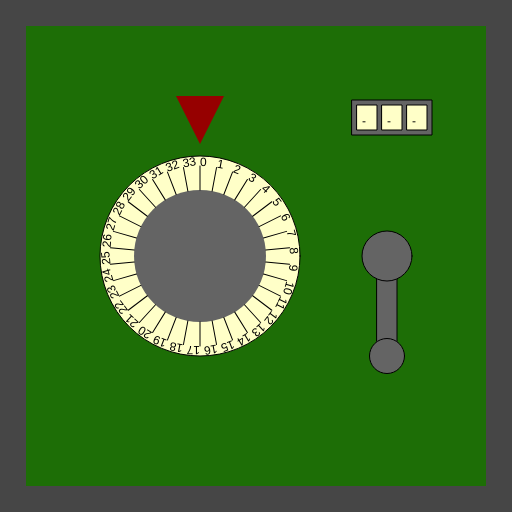
Frame 1 (no input)
Frame 60 (no input): identical to frame 1, image omitted
Frame 120 (the mouse pressed at the canvas centre since frame 60): identical to frame 1, image omitted

The p5.js sketch that drew this single still picture (run headless with seeded random() and noise() and a simulated clock; from frame 60 on, the mouse is pressed at the canvas centre):

// p5.js sketch
// ── sketch.js
/*

Officer: 4747203
CaseNum: 303-1-34280020-4747203

Case 303 - The Case of the Crooked Attorney
Stage 2 - Torvalds' House

This safe is in Torvalds’ home study. Be careful. If you get caught, I don’t know you !

Crack this safe by doing the following:

	When the mouse button is released:
	- Decrement Cryptic_Store_KeyA by 2

	When any key is pressed:
	- Decrement Cryptic_Store_KeyB by 3

	When any key is released:
	- Make Cryptic_Store_KeyC equal to the string "YSE"

	When any key is pressed:
	- Make Cryptic_Store_KeyC equal to the string "GJN"



This time you'll need to create the relevant event handlers yourself.

There are many possible ways of investigating this case, but you
should use ONLY the following commands:

	- The assignment operator aka. the equals sign !
	- Incrementing +=
	- Decrementing -=

*/

//declare the variables

var Cryptic_Store_KeyA;
var Cryptic_Store_KeyB;
var Cryptic_Store_KeyC;


function preload()
{
	//IMAGES WILL BE LOADED HERE

}

function setup()
{
	createCanvas(512,512);

	//initialise the variables
	Cryptic_Store_KeyA = 0;
	Cryptic_Store_KeyB = 0;
	Cryptic_Store_KeyC = "";

}

///////////////////EVENT HANDLERS///////////////////

//Create event handlers here to open the safe ...
function mouseReleased(){
	Cryptic_Store_KeyA -= 2;
}
function keyPressed(){
	Cryptic_Store_KeyB -= 3;
	Cryptic_Store_KeyC = "GJN";
}
function keyReleased(){
	Cryptic_Store_KeyC = "YSE";
}

///////////////DO NOT CHANGE CODE BELOW THIS POINT///////////////////

function draw()
{

	//Draw the safe door
	background(70);
	noStroke();
	fill(29,110,6);
	rect(26,26,width-52,width-52);

	//Draw the combination dial
	push();
	translate(200,height/2);
	drawDial(200, Cryptic_Store_KeyA, 34);
	pop();

	//Draw the lever
	push();
	translate(width - 125,256);
	drawLever(Cryptic_Store_KeyB);
	pop();

	//Draw the spinner
	push();
	translate(width - 120,100);
	drawSpinner(3, Cryptic_Store_KeyC);
	pop();

}

function drawDial(diameter,num,maxNum)
{
	//the combination lock

	var r = diameter * 0.5;
	var p = r * 0.6;

	stroke(0);
	fill(255,255,200);
	ellipse(0,0,diameter,diameter);
	fill(100);
	noStroke();
	ellipse(0,0,diameter*0.66,diameter*0.66);
	fill(150,0,0);
	triangle(
		-p * 0.4,-r-p,
		p * 0.4,-r-p,
		0,-r-p/5
	);

	noStroke();

	push();
	var inc = 360/maxNum;

	rotate(radians(-num * inc));
	for(var i = 0; i < maxNum; i++)
	{
		push();
		rotate(radians(i * inc));
		stroke(0);
		line(0,-r*0.66,0,-(r-10));
		noStroke();
		fill(0);
		text(i,0,-(r-10));
		pop();
	}

	pop();
}

function drawLever(rot)
{
	push();
	rotate(radians(-rot))
	stroke(0);
	fill(100);
	rect(-10,0,20,100);
	ellipse(0,0,50,50);
	ellipse(0,100,35,35);
	pop();
}

function drawSpinner(numSpinners, val)
{
	var sw = 20;
	var ow = (sw + 5) * numSpinners + 5;
	stroke(0);
	fill(100);
	rect(-ow/2,0,ow,35);
	if(typeof(val) == "number")
	{
		val = floor(val).toString(); //convert to string
	}


	for(var d = numSpinners - val.length; d > 0; d--)
	{
		val = "-" + val;
	}

	for(var i = 0; i < numSpinners; i++)
	{
		stroke(0);
		fill(255,255,200);
		rect(-ow/2 + i * (sw + 5) + 5,5,20,25);
		fill(0);
		noStroke();
		text(val[i],-ow/2 + sw/2 + i * (sw +5),25);
	}

}
